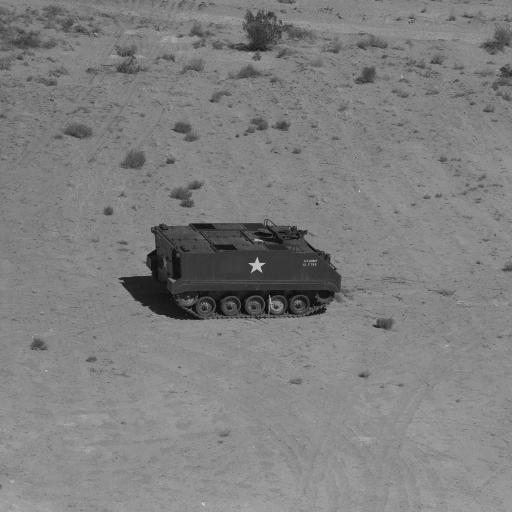
#> input picture images/01_apc.tif, 512 x 512 px
$ jupyter execute main.ipynb
#> lines starting #> are read from the running program, lines starting #| are printed output that depends on the picture; after the words box and inside, x2 and y2 are one past the last pixel; in counts of white or black regions, pixels touching at a corner belong together
### Пороговая обработка

[cell 1]
import numpy as np
import matplotlib.pyplot as plt
import cv2
from PIL import Image

[cell 2]
def threshold_processing(image, threshold):
    return np.where(image > threshold, 255, 0).astype(np.uint8)

[cell 3]
filename = 'images/01_apc.tif'
with Image.open(filename) as img:
#> img is the input picture: PIL image 512x512 L; min 12, max 215, mean 127.2
    img.load()
img_np = np.array(img)
thresh = 75
binary_img = threshold_processing(img_np, thresh)
#> in threshold_processing, `return np.where(image > threshold, 255, 0).astype(np.uint8)`:
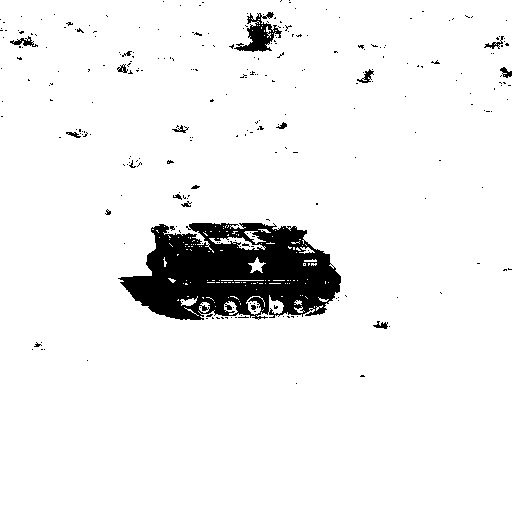
#> returned value: shape (512, 512); 93.6% white; 278 black regions (261 under 20 px), largest, box (x1, y1, x2, y2) and area: (118, 223, 341, 320) 14357, (234, 12, 282, 52) 795, (10, 36, 38, 47) 119
img_proc = Image.fromarray(binary_img.astype(np.uint8), mode='L')
img_proc.save('binary.tif')

[cell 4]
x = np.linspace(-15, 266, 280)
y = np.where(x < thresh, 0, 255)
plt.figure(figsize=(8,6))
plt.plot(x, y)
plt.xlabel('Исходная яркость')
plt.ylabel('Преобразованная яркость')
plt.title('График линейного контрастирования')
plt.show()

[cell 5]
fig, axes = plt.subplots(1, 2, figsize=(14,8))
bins = np.arange(0, 256, 1)

f_values, f_bins, _ = axes[0].hist(img_np.flatten(), bins=bins, density=True)
#> f_values = 255 values, max 0.0767 at index 135, min 0 at index 0, mean 0.00392; f_bins = 256 values from 0 to 255
g_values_binarized, g_bins_binarized, _ = axes[1].hist(binary_img.flatten(), bins=bins, density=True)
#> g_values_binarized = 255 values, max 0.936 at index 254, min 0 at index 1, mean 0.00392; g_bins_binarized = 256 values from 0 to 255
axes[0].set_title('Гистограмма исходного изображения')
axes[0].set_xlabel('Яркость')
axes[0].set_ylabel('Плотность')

axes[1].set_title('Гистограмма после пороговой обработки')
axes[1].set_xlabel('Яркость')
axes[1].set_ylabel('Плотность')
for ax in axes:
    ax.set_xticks(np.arange(0, 256, 60))

plt.show()

[cell 6]
img1 = Image.open(filename)
img2 = Image.open('binary.tif')

fig, axes = plt.subplots(1, 2, figsize=(10, 5))
axes[0].imshow(img1, cmap='gray', vmin=0, vmax=255)
axes[0].set_title('Оригинал')
axes[0].axis('off')

axes[1].imshow(img2, cmap='gray', vmin=0, vmax=255)
axes[1].set_title('Пороговая обработка')
axes[1].axis('off')

plt.tight_layout()
plt.show()
img2.close()

### Линейное контрастирование

[cell 7]
def linear_contrast(image):
    f_min = np.min(image)
#> f_min = 12
    f_max = np.max(image)
#> f_max = 215
    g_min = 0
    g_max = 255
    a = (g_max - g_min) / (f_max - f_min)
#> a = 1.26
    b = (g_min * f_max - g_max * f_min) / (f_max - f_min)
#> b = -15.07
    contrasted_image = (a * image + b).astype(np.uint8)
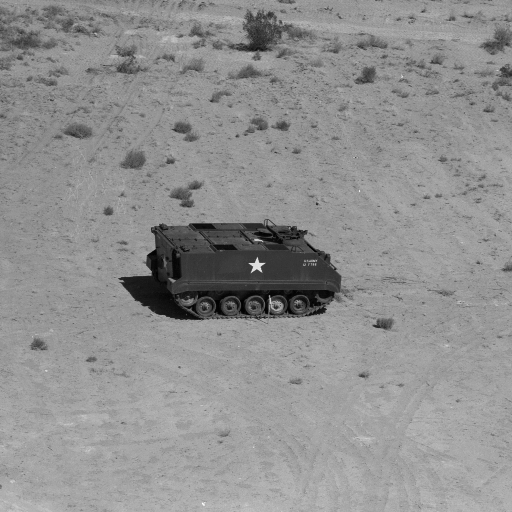
#> contrasted_image: shape (512, 512); min 0, max 255, mean 144.2

    x = np.linspace(-15, 266, 280)
    y = np.where(x < g_min, a * g_min + b, np.where(x > g_max, a * g_max + b, a * x + b))
#> y = 280 values from -15.07 to 305.2
    plt.figure(figsize=(8,6))
    plt.plot(x, y, label=f'g = {a}f + {b}')
    plt.legend()
    plt.show()
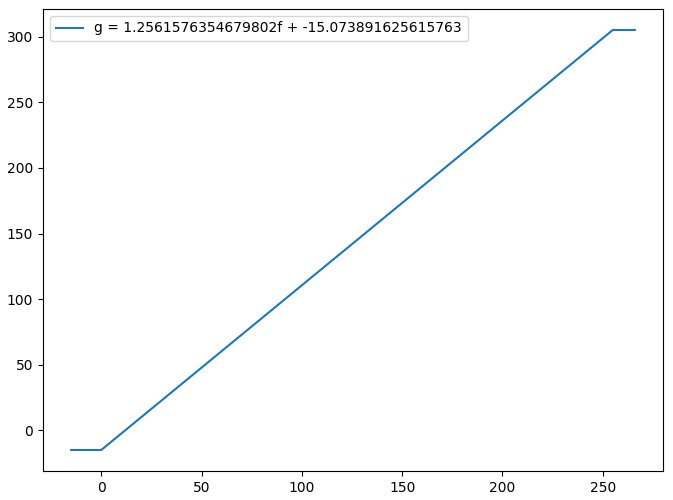
#> figure drawn by matplotlib, 1 panel; curve peaks at x = 255.9, y = 305.2

    return contrasted_image

[cell 8]
contrasted_img = linear_contrast(img_np)
bins = np.arange(0, 256, 1)

fig, axes = plt.subplots(1, 2, figsize=(14,8))

f_values, f_bins, _ = axes[0].hist(img_np.flatten(), bins=bins, density=True)
g_values_contrasted, g_bins_contrasted, _ = axes[1].hist(contrasted_img.flatten(), bins=bins, density=True, color='green')
#> g_values_contrasted = 255 values, max 0.0767 at index 154, min 0 at index 4, mean 0.00392; g_bins_contrasted = 256 values from 0 to 255

axes[0].set_title('Гистограмма исходного изображения')
axes[0].set_xlabel('Яркость')
axes[0].set_ylabel('Плотность')

axes[1].set_title('Гистограмма после контрастирования')
axes[1].set_xlabel('Яркость')
axes[1].set_ylabel('Плотность')

for ax in axes:
    ax.set_yticks(np.arange(0, 0.11, 0.01))
    ax.set_xticks(np.arange(0, 256, 20))

plt.suptitle('Сравнение гистограмм до и после линейного контрастирования')
plt.show()

[cell 9]
bins = np.arange(0, 256, 1)

fig, axes = plt.subplots(1, 2, figsize=(14,8))

f_values, f_bins, _ = axes[0].hist(img_np.flatten(), bins=bins, density=False)
#> f_values = 255 values, max 20102 at index 135, min 0 at index 0, mean 1028
g_values_contrasted, g_bins_contrasted, _ = axes[1].hist(contrasted_img.flatten(), bins=bins, density=False, color='green')
#> g_values_contrasted = 255 values, max 20102 at index 154, min 0 at index 4, mean 1028

axes[0].set_title('Гистограмма исходного изображения')
axes[0].set_xlabel('Яркость')
axes[0].set_ylabel('Кол-во')

axes[1].set_title('Гистограмма после контрастирования')
axes[1].set_xlabel('Яркость')
axes[1].set_ylabel('Кол-во')

for ax in axes:
    ax.set_xticks(np.arange(0, 256, 20))

plt.suptitle('Сравнение гистограмм до и после линейного контрастирования')
plt.show()
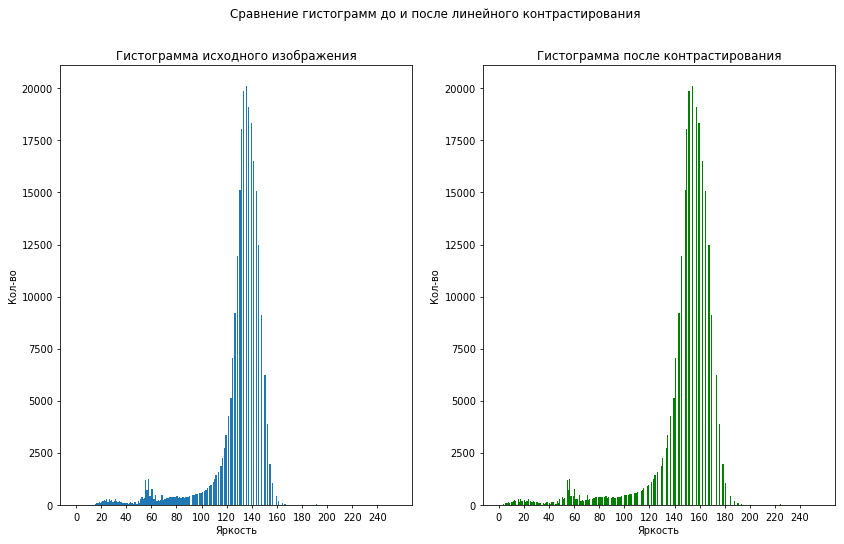
#> figure drawn by matplotlib, 2 panels; panel 1: tallest bar 20102 high, from x = 135 to 136; panel 2: tallest bar 20102 high, from x = 154 to 155

[cell 10]
img_proc = Image.fromarray(contrasted_img.astype(np.uint8), mode='L')
img_proc.save('contrasted.tif')

[cell 11]
img1 = Image.open(filename)
img2 = Image.open('contrasted.tif')

fig, axes = plt.subplots(1, 2, figsize=(10, 5))
axes[0].imshow(img1, cmap='gray', vmin=0, vmax=255)
axes[0].set_title('Оригинал')
axes[0].axis('off')

axes[1].imshow(img2, cmap='gray', vmin=0, vmax=255)
axes[1].set_title('Линейное контрастирование')
axes[1].axis('off')

plt.tight_layout()
plt.show()
img2.close()

### Эквализация

[cell 12]
def equalization(image):
    hist, bins = np.histogram(image.flatten(), bins=256, range=[0,256])
#> hist = 256 values, max 20102 at index 135, min 0 at index 0, mean 1024; bins = 257 values from 0 to 256
    print('Гистограмма:', hist)
#| Гистограмма: [    0     0     0     0     0     0     0     0     0     0     0     0
#|      4    20    23    64   100    94   170   126   174   212   252   176
#|    283   157   284   181   247   172   202   293   182   172   184   144
#|    156   117   112   113   107    70   118   146   123    52   131   160
#|     78   193   117   304   412   306   360  1223   735  1269   457   426
#|    783   289   278   472   222   234   203   235   485   262   291   308
#> (further printed lines are left out)
    print('Границы интервалов:', bins)
#| Границы интервалов: [  0.   1.   2.   3.   4.   5.   6.   7.   8.   9.  10.  11.  12.  13.
#|   14.  15.  16.  17.  18.  19.  20.  21.  22.  23.  24.  25.  26.  27.
#|   28.  29.  30.  31.  32.  33.  34.  35.  36.  37.  38.  39.  40.  41.
#|   42.  43.  44.  45.  46.  47.  48.  49.  50.  51.  52.  53.  54.  55.
#|   56.  57.  58.  59.  60.  61.  62.  63.  64.  65.  66.  67.  68.  69.
#|   70.  71.  72.  73.  74.  75.  76.  77.  78.  79.  80.  81.  82.  83.
#> (further printed lines are left out)
    cdf = hist.cumsum()
#> cdf = 256 values from 0 to 262144
    print('Накопленная гистограмма:', cdf)
#| Накопленная гистограмма: [     0      0      0      0      0      0      0      0      0      0
#|       0      0      4     24     47    111    211    305    475    601
#|     775    987   1239   1415   1698   1855   2139   2320   2567   2739
#|    2941   3234   3416   3588   3772   3916   4072   4189   4301   4414
#|    4521   4591   4709   4855   4978   5030   5161   5321   5399   5592
#|    5709   6013   6425   6731   7091   8314   9049  10318  10775  11201
#> (further printed lines are left out)
    cdf_normalized = cdf * 255 / cdf[-1] # (255 - 0) * cdf + 0
#> cdf_normalized = 256 values from 0 to 255
    transform_map = np.floor(cdf_normalized).astype(np.uint8)
#> transform_map = 256 values from 0 to 255
    result = transform_map[image]
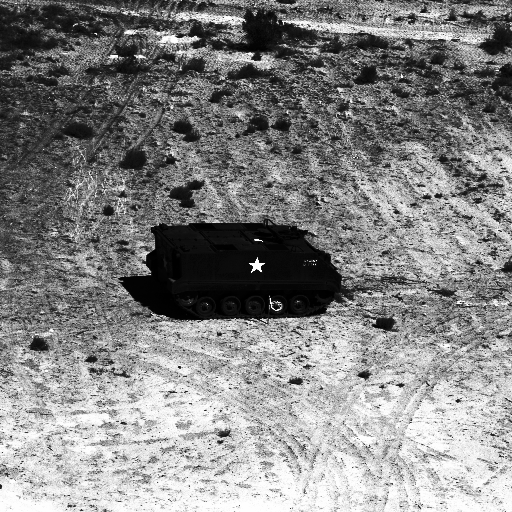
#> result: shape (512, 512); min 0, max 255, mean 133.1

    print('Трансформационная функция (отображение яркостей):', transform_map)
#| Трансформационная функция (отображение яркостей): [  0   0   0   0   0   0   0   0   0   0   0   0   0   0   0   0   0   0
#|    0   0   0   0   1   1   1   1   2   2   2   2   2   3   3   3   3   3
#|    3   4   4   4   4   4   4   4   4   4   5   5   5   5   5   5   6   6
#|    6   8   8  10  10  10  11  11  12  12  12  13  13  13  14  14  14  14
#|   15  15  15  16  16  16  17  17  18  18  18  19  19  19  20  20  21  21
#|   21  21  22  22  23  23  24  24  24  25  26  26  26  27  28  28  29  30
#> (further printed lines are left out)
    print('image', image)
#> (printed output is left out)
    print('result', result)

    # [7 lines of commented-out code are left out]

    x = np.arange(256)
    y = transform_map
#> y = 256 values from 0 to 255
    plt.figure(figsize=(8,6))
    plt.plot(x, y, color='blue')
    plt.xlabel('Исходная яркость')
    plt.ylabel('Эквализированная яркость')
    plt.title('График поэлементного преобразования (эквализация)')
    plt.grid(True)
    plt.show()
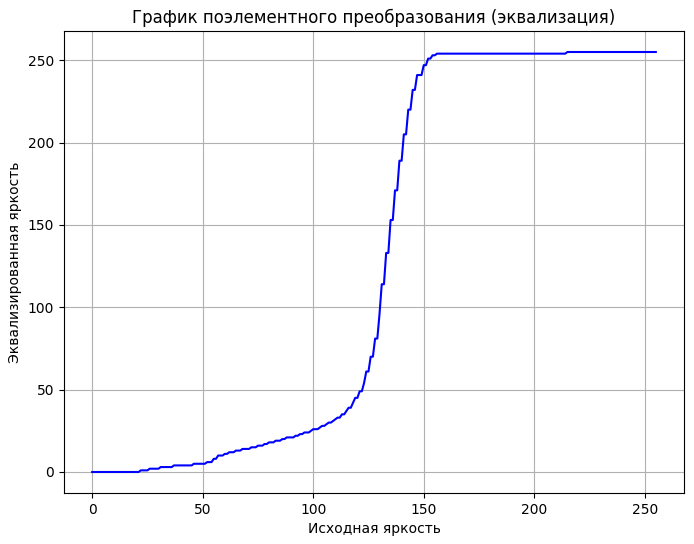
#> figure drawn by matplotlib, 1 panel; curve peaks at x = 215, y = 255
    return result

[cell 13]
equalization_img = equalization(img_np)

[cell 14]
bins = np.arange(0, 256, 1)

fig, axes = plt.subplots(1, 2, figsize=(14,8))

f_values, f_bins, _ = axes[0].hist(img_np.flatten(), bins=bins, density=True)
#> f_values = 255 values, max 0.0767 at index 135, min 0 at index 0, mean 0.00392
g_values, g_bins, _ = axes[1].hist(equalization_img.flatten(), bins=bins, density=True, color='green')
#> g_values = 255 values, max 0.0767 at index 153, min 0 at index 7, mean 0.00392; g_bins = 256 values from 0 to 255

axes[0].set_title('Гистограмма исходного изображения')
axes[0].set_xlabel('Яркость')
axes[0].set_ylabel('Плотность')

axes[1].set_title('Гистограмма после эквализации')
axes[1].set_xlabel('Яркость')
axes[1].set_ylabel('Плотность')

for ax in axes:
    ax.set_yticks(np.arange(0, 0.11, 0.01))
    ax.set_xticks(np.arange(0, 256, 20))

plt.suptitle('Сравнение гистограмм до и после эквализации')
plt.show()
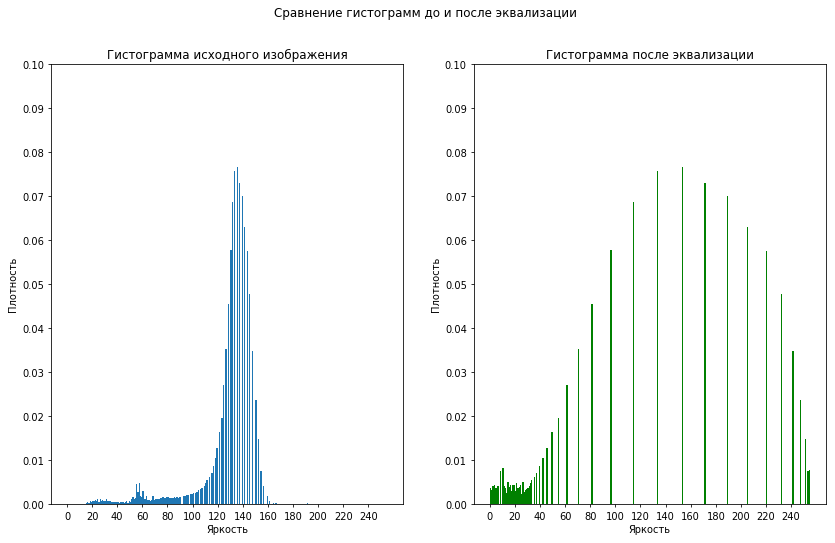
#> figure drawn by matplotlib, 2 panels; panel 1: tallest bar 0.0767 high, from x = 135 to 136; panel 2: tallest bar 0.0767 high, from x = 153 to 154

[cell 15]
img_eq_cv = cv2.equalizeHist(img_np)

bins = np.arange(0, 256, 1)
fig, axes = plt.subplots(1, 2, figsize=(14,8))

f_values, f_bins, _ = axes[0].hist(equalization_img.flatten(), bins=bins, density=False)
#> f_values = 255 values, max 20102 at index 153, min 0 at index 7, mean 1028
g_values, g_bins, _ = axes[1].hist(img_eq_cv.flatten(), bins=bins, color='green', density=False)
#> g_values = 255 values, max 20102 at index 153, min 0 at index 33, mean 1028

axes[0].set_title('Гистограмма самописной эквализации')
axes[0].set_xlabel('Яркость')
axes[0].set_ylabel('Кол-во')

axes[1].set_title('Гистограмма после equalizeHist')
axes[1].set_xlabel('Яркость')
axes[1].set_ylabel('Кол-во')

for ax in axes:
    ax.set_xticks(np.arange(0, 256, 20))

plt.suptitle('Сравнение гистограмм')
plt.show()
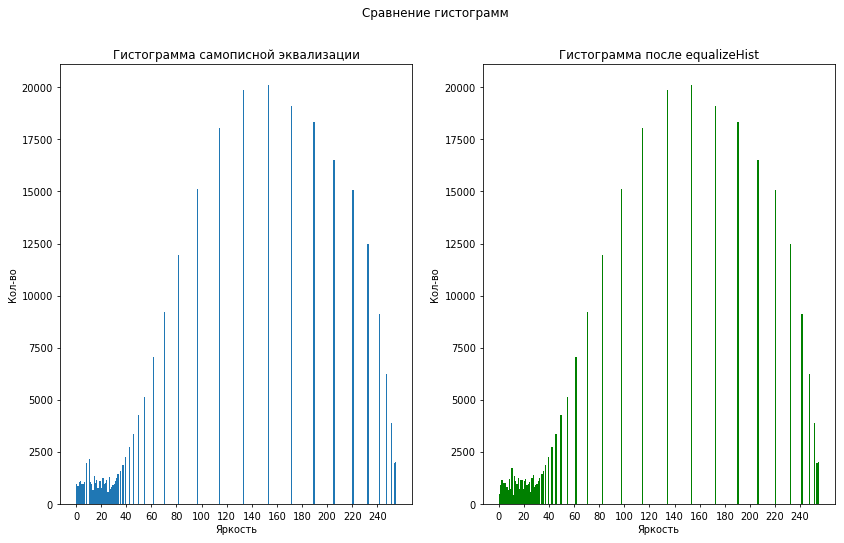
#> figure drawn by matplotlib, 2 panels; panel 1: tallest bar 20102 high, from x = 153 to 154; panel 2: tallest bar 20102 high, from x = 153 to 154

[cell 16]
bins = np.arange(0, 256, 1)

fig, axes = plt.subplots(1, 2, figsize=(14,8))

f_values, f_bins, _ = axes[0].hist(img_np.flatten(), bins=bins, density=False)
#> f_values = 255 values, max 20102 at index 135, min 0 at index 0, mean 1028
g_values, g_bins, _ = axes[1].hist(equalization_img.flatten(), bins=bins, density=False, color='green')
#> g_values = 255 values, max 20102 at index 153, min 0 at index 7, mean 1028

axes[0].set_title('Гистограмма исходного изображения')
axes[0].set_xlabel('Яркость')
axes[0].set_ylabel('Кол-во')

axes[1].set_title('Гистограмма после эквализации')
axes[1].set_xlabel('Яркость')
axes[1].set_ylabel('Кол-во')

for ax in axes:
    ax.set_xticks(np.arange(0, 256, 20))

plt.suptitle('Сравнение гистограмм до и после эквализации')
plt.show()
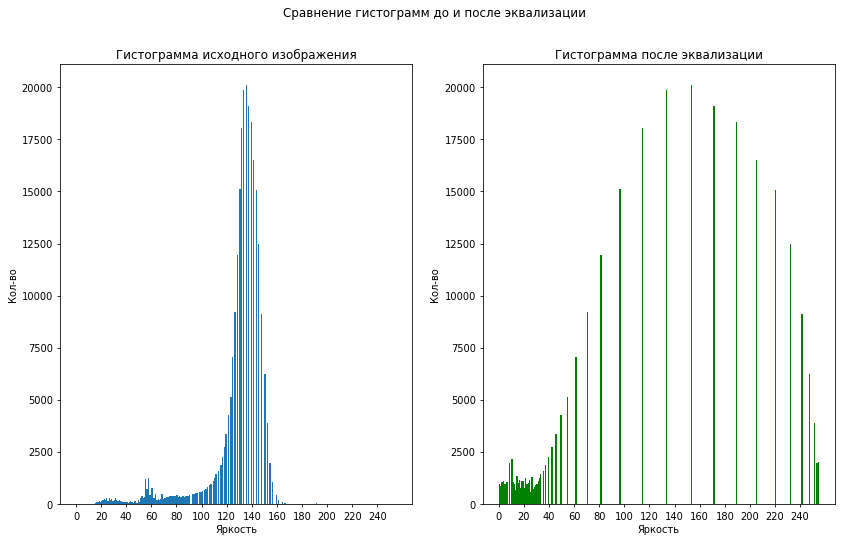
#> figure drawn by matplotlib, 2 panels; panel 1: tallest bar 20102 high, from x = 135 to 136; panel 2: tallest bar 20102 high, from x = 153 to 154

[cell 17]
hist_orig, bins = np.histogram(img_np.flatten(), bins=256, range=[0,256])
#> hist_orig has the same summary as hist in equalization; bins = 257 values from 0 to 256
cdf_orig = hist_orig.cumsum()
#> cdf_orig = 256 values from 0 to 262144
cdf_orig_normalized = cdf_orig / cdf_orig[-1]
#> cdf_orig_normalized = 256 values from 0 to 1

hist_proc, _ = np.histogram(equalization_img.flatten(), bins=256, range=[0,256])
#> hist_proc = 256 values, max 20102 at index 153, min 0 at index 7, mean 1024
cdf_proc = hist_proc.cumsum()
#> cdf_proc = 256 values from 987 to 262144
cdf_proc_normalized = cdf_proc / cdf_proc[-1]
#> cdf_proc_normalized = 256 values from 0.00377 to 1

plt.figure(figsize=(8,6))
plt.plot(bins[:-1], cdf_orig_normalized, label='Исходное изображение')
plt.plot(bins[:-1], cdf_proc_normalized, label='После обработки')
plt.xlabel('Яркость')
plt.ylabel('Интегральная функция распределения (CDF)')
plt.title('CDF до и после обработки')
plt.legend()
plt.grid(True)
plt.show()
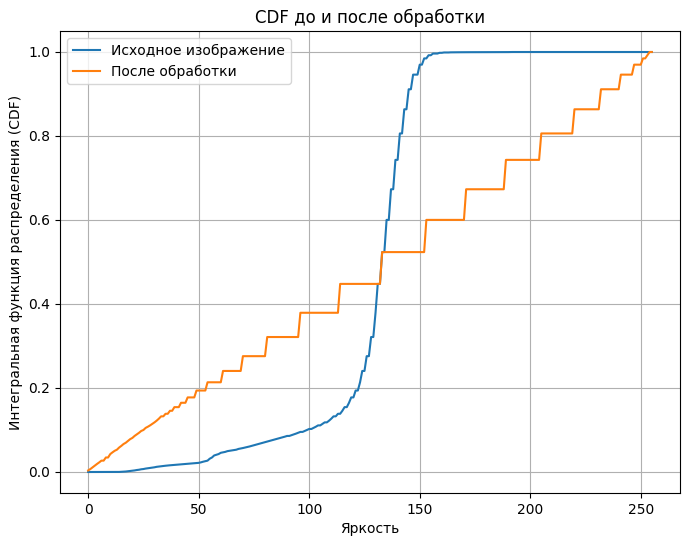
#> figure drawn by matplotlib, 1 panel; curve peaks at x = 215, y = 1; curve peaks at x = 255, y = 1

[cell 18]
img_proc = Image.fromarray(img_eq_cv.astype(np.uint8), mode='L')
img_proc.save('equalized_cv.tif')

[cell 19]
img_proc = Image.fromarray(equalization_img.astype(np.uint8), mode='L')
img_proc.save('equalization.tif')

[cell 20]
img1 = Image.open(filename)
img2 = Image.open('equalization.tif')

fig, axes = plt.subplots(1, 2, figsize=(10, 5))
axes[0].imshow(img1, cmap='gray', vmin=0, vmax=255)
axes[0].set_title('Оригинал')
axes[0].axis('off')

axes[1].imshow(img2, cmap='gray', vmin=0, vmax=255)
axes[1].set_title('Эквализация самописная')
axes[1].axis('off')

plt.tight_layout()
plt.show()
img2.close()

[cell 21]
img1 = Image.open('equalization.tif')
img2 = Image.open('equalized_cv.tif')

fig, axes = plt.subplots(1, 2, figsize=(10, 5))
axes[0].imshow(img1, cmap='gray', vmin=0, vmax=255)
axes[0].set_title('Эквализация самописная')
axes[0].axis('off')

axes[1].imshow(img2, cmap='gray', vmin=0, vmax=255)
axes[1].set_title('Эквализация стандартная')
axes[1].axis('off')

plt.tight_layout()
plt.show()
img2.close()
